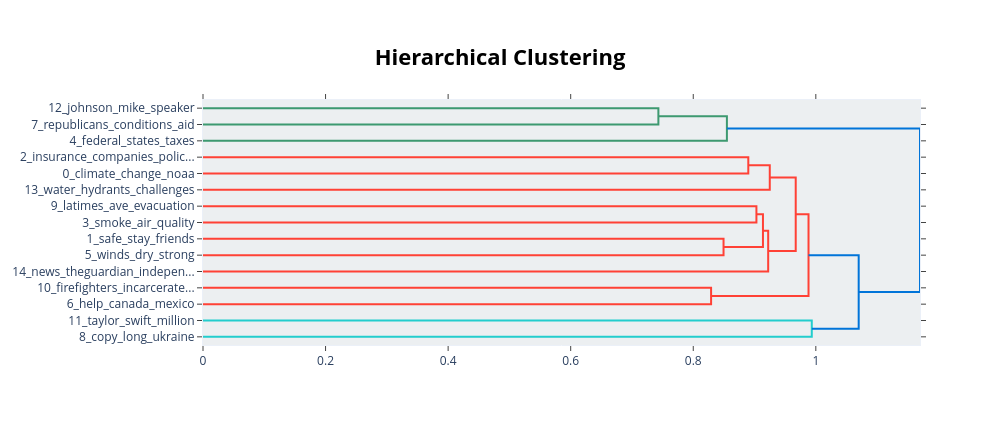

The notebook cell this image was saved under:
### Code cell
# Visualize topic hierarchy
if topic_model_all is not None:
    try:
        fig = topic_model_all.visualize_hierarchy(top_n_topics=15)
        fig.write_html(str(OUTPUT_DIR / "overall_topics_hierarchy.html"))
        fig.show()
    except Exception as e:
        print(f"Could not create hierarchy visualization: {e}")

### Figure 1 — Plotly figure (JSON) as saved in the notebook; plotly's stock layout.template omitted (floating-point values rounded to 4 significant figures)
{"data": [{"hoverinfo": "text", "marker": {"color": "rgb(61,153,112)"}, "mode": "lines", "type": "scatter", "x": [0, 0.7431, 0.7431, 0], "xaxis": "x", "y": [-5, -5, -15, -15], "yaxis": "y"}, {"hoverinfo": "text", "marker": {"color": "rgb(61,153,112)"}, "mode": "lines", "type": "scatter", "x": [0.7431, 0.8549, 0.8549, 0], "xaxis": "x", "y": [-10, -10, -25, -25], "yaxis": "y"}, {"hoverinfo": "text", "marker": {"color": "rgb(255,65,54)"}, "mode": "lines", "type": "scatter", "x": [0, 0.8898, 0.8898, 0], "xaxis": "x", "y": [-35, -35, -45, -45], "yaxis": "y"}, {"hoverinfo": "text", "marker": {"color": "rgb(255,65,54)"}, "mode": "lines", "type": "scatter", "x": [0.8898, 0.9249, 0.9249, 0], "xaxis": "x", "y": [-40, -40, -55, -55], "yaxis": "y"}, {"hoverinfo": "text", "marker": {"color": "rgb(255,65,54)"}, "mode": "lines", "type": "scatter", "x": [0, 0.9031, 0.9031, 0], "xaxis": "x", "y": [-65, -65, -75, -75], "yaxis": "y"}, {"hoverinfo": "text", "marker": {"color": "rgb(255,65,54)"}, "mode": "lines", "type": "scatter", "x": [0, 0.8494, 0.8494, 0], "xaxis": "x", "y": [-85, -85, -95, -95], "yaxis": "y"}, {"hoverinfo": "text", "marker": {"color": "rgb(255,65,54)"}, "mode": "lines", "type": "scatter", "x": [0.9031, 0.9137, 0.9137, 0.8494], "xaxis": "x", "y": [-70, -70, -90, -90], "yaxis": "y"}, {"hoverinfo": "text", "marker": {"color": "rgb(255,65,54)"}, "mode": "lines", "type": "scatter", "x": [0.9137, 0.9223, 0.9223, 0], "xaxis": "x", "y": [-80, -80, -105, -105], "yaxis": "y"}, {"hoverinfo": "text", "marker": {"color": "rgb(255,65,54)"}, "mode": "lines", "type": "scatter", "x": [0.9249, 0.9672, 0.9672, 0.9223], "xaxis": "x", "y": [-47.5, -47.5, -92.5, -92.5], "yaxis": "y"}, {"hoverinfo": "text", "marker": {"color": "rgb(255,65,54)"}, "mode": "lines", "type": "scatter", "x": [0, 0.8291, 0.8291, 0], "xaxis": "x", "y": [-115, -115, -125, -125], "yaxis": "y"}, {"hoverinfo": "text", "marker": {"color": "rgb(255,65,54)"}, "mode": "lines", "type": "scatter", "x": [0.9672, 0.9881, 0.9881, 0.8291], "xaxis": "x", "y": [-70, -70, -120, -120], "yaxis": "y"}, {"hoverinfo": "text", "marker": {"color": "rgb(35,205,205)"}, "mode": "lines", "type": "scatter", "x": [0, 0.9934, 0.9934, 0], "xaxis": "x", "y": [-135, -135, -145, -145], "yaxis": "y"}, {"hoverinfo": "text", "marker": {"color": "rgb(0,116,217)"}, "mode": "lines", "type": "scatter", "x": [0.9881, 1.07, 1.07, 0.9934], "xaxis": "x", "y": [-95, -95, -140, -140], "yaxis": "y"}, {"hoverinfo": "text", "marker": {"color": "rgb(0,116,217)"}, "mode": "lines", "type": "scatter", "x": [0.8549, 1.17, 1.17, 1.07], "xaxis": "x", "y": [-17.5, -17.5, -117.5, -117.5], "yaxis": "y"}], "layout": {"autosize": false, "height": 425, "hoverlabel": {"bgcolor": "white", "font": {"family": "Rockwell", "size": 16}}, "hovermode": "closest", "plot_bgcolor": "#ECEFF1", "showlegend": false, "title": {"font": {"color": "Black", "size": 22}, "text": "<b>Hierarchical Clustering</b>", "x": 0.5, "xanchor": "center", "yanchor": "top"}, "width": 1000, "xaxis": {"mirror": "allticks", "rangemode": "tozero", "showgrid": false, "showline": true, "showticklabels": true, "ticks": "outside", "type": "linear", "zeroline": false}, "yaxis": {"mirror": "allticks", "range": [-150, 0], "rangemode": "tozero", "showgrid": false, "showline": true, "showticklabels": true, "tickmode": "array", "ticks": "outside", "ticktext": ["12_johnson_mike_speaker", "7_republicans_conditions_aid", "4_federal_states_taxes", "2_insurance_companies_polic...", "0_climate_change_noaa", "13_water_hydrants_challenges", "9_latimes_ave_evacuation", "3_smoke_air_quality", "1_safe_stay_friends", "5_winds_dry_strong", "14_news_theguardian_indepen...", "10_firefighters_incarcerate...", "6_help_canada_mexico", "11_taylor_swift_million", "8_copy_long_ukraine"], "tickvals": [-5, -15, -25, -35, -45, -55, -65, -75, -85, -95, -105, -115, -125, -135, -145], "type": "linear", "zeroline": false}}}
